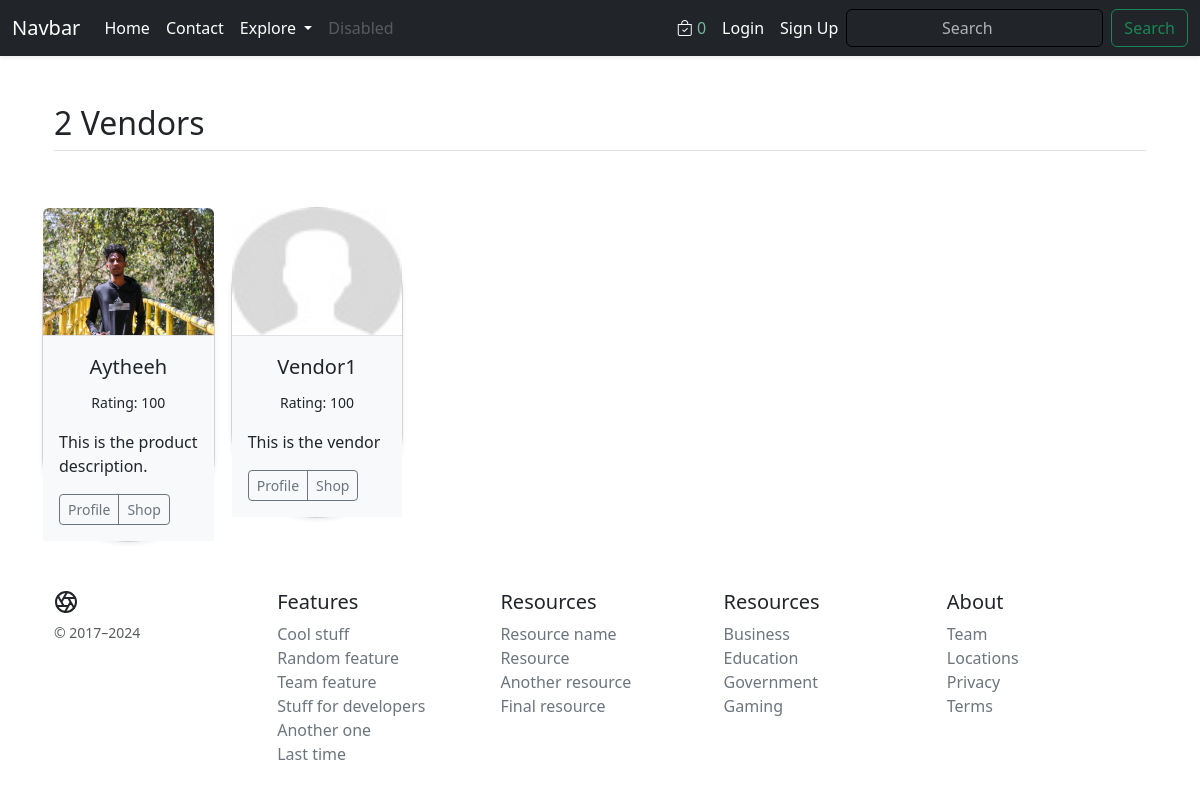
The app's page /vendors/ with its own data.
### core/models.py (models this page shows, shortened)
class Vendor(models.Model):
    vid = ShortUUIDField(unique=True, length=10, max_length=20,
                         prefix="ven", alphabet="abcdefgh12345")
    title = models.CharField(max_length=100, default='DefaultVendorName')
    image = models.ImageField(
        upload_to=user_directory_path, default='category.jpg')
    description = models.TextField(
        null=True, blank=True, default="This is the product description.")
    user = models.ForeignKey(User, on_delete=models.SET_NULL, null=True)
    address = models.CharField(max_length=100, default="123 Main St")
    contact = models.CharField(max_length=100, default="+91 999000")
    chat_response_time = models.CharField(max_length=100, default="100")
    shipping_on_time = models.CharField(max_length=100, default="100")
    authentic_rating = models.CharField(max_length=100, default="100")
    days_return = models.CharField(max_length=100, default="100")
    warrenty_period = models.CharField(max_length=100, default="100")
    class Meta:
        verbose_name_plural = "Vendors"

### core/views.py (the view)
# urls.py: path('vendors/', views.all_vendors, name='all-vendors'),
def all_vendors(request):
    vendors = Vendor.objects.all()
    context = {
        'vendors': vendors,
    }
    return render(request, 'core/vendor_list.html', context)

### core/context_processors.py (called while the page is built)
def default(request):
    categories_context = Category.objects.all()
    vendors_context = Vendor.objects.all()
    try:
        address_context = Address.objects.get(user=request.user)
    except:
        address_context = None
    min_max_price = Product.objects.aggregate(Min("price"), Max("price"))
    return {
        'categories_context': categories_context,
        'vendors_context': vendors_context,
        'address_context': address_context,
        'min_max_price_context': min_max_price,
    }

### Templates/core/vendor_list.html (shortened to what this page needs)
{%extends 'core/base.html' %}
{%load static %}
{%block content%}
<div class="container px-4 py-5" id="custom-cards">
    <h2 class="pb-2 border-bottom">{{vendors.count}} Vendor{{vendors.count|pluralize}}</h2>
</div>
<div class="container">
    <div class="row row-cols-1 row-cols-sm-2 row-cols-md-3 g-3">
        {% for p in vendors %}
        <div class="col-xl-2 col-lg-3 col-md-3 col-sm-6">
            <div class="card shadow-sm border-1 rounded-pill rounded-3" style="max-width: 250px; position: relative;">
                <a href="{% url 'core:vendor-details' p.vid %}" class="text-decoration-none text-dark">
                    <div class="ratio ratio-4x3">
                        <img src="{{ p.image.url }}"
                            class="bd-placeholder-img card-img-top img-responsive border-1 border-bottom  rounded-top"
                            width="100%" height="100%" role="img" preserveAspectRatio="xMidYMid slice"
                            focusable="false">
                    </div>
                    <div class="card-body bg-body-tertiary">
                        <p class="card-title text-center fs-5">{{p.title}}</p>
                </a>
                <p class="card-text text-center"><small>Rating: {{p.authentic_rating}}</small></p>
                <p class=" card-text">{{p.description}}</p>
                <div class="d-flex justify-content-between align-items-center">
                    <div class="btn-group bg-body-tertiary">
                        <a href="{% url 'core:vendor-details' p.vid %}" class="btn btn-sm btn-outline-secondary">Profile
                        </a>
                        <button type="button" class="btn btn-sm btn-outline-secondary">Shop</button>
                    </div>
                </div>
            </div>
        </div>
    </div>
    {%endfor%}
{%endblock%}

### static/css/styles.css (style rules this page uses)
.card { transition: transform 0.3s, box-shadow 0.3s; border-radius: 15px; }
.btn { transition: color 0.3s; }

### records on screen
Vendor: image (picture), title "Aytheeh", authentic_rating "100", description "This is the product description."
Vendor: image (placeholder picture), title "Vendor1", authentic_rating "100", description "This is the vendor"

### other values on screen
{{ request.session.cart_data_obj|length }} "0"
{{ vendors.count }} "2"
